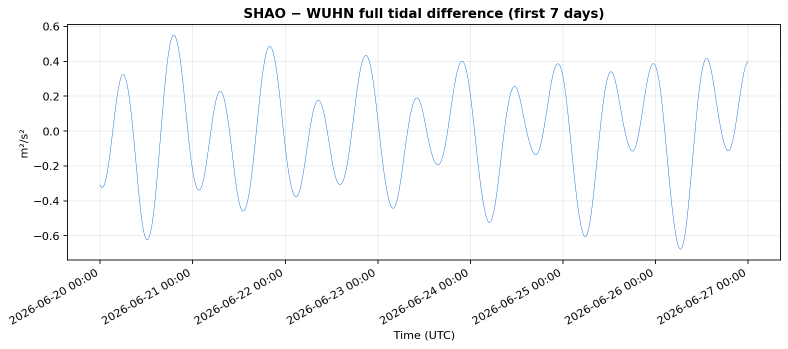
#> input picture report/fig1_timeseries_7d.png, 1576 x 698 px, found by its file name (shown at 1/2 size)
$ python make_summary_pdf.py
#> lines starting #> are read from the running program, lines starting #| are printed output that depends on the picture
# -*- coding: utf-8 -*-
"""武汉—上海远程光钟比对实验 总结报告 PDF（一页一大图，图内文字可读）"""
import matplotlib
matplotlib.use('Agg')
import matplotlib.pyplot as plt
import matplotlib.font_manager as fm
from matplotlib.backends.backend_pdf import PdfPages
from PIL import Image
import matplotlib.image as mpimg

zh = fm.FontProperties(fname='/usr/share/fonts/truetype/wqy/wqy-microhei.ttc')
plt.rcParams['axes.unicode_minus'] = False

DARKBLUE = '#1F497D'; NAVY = '#2D2D8A'; RED = '#C0504D'
GREEN = '#4E8A3D'; GRAY = '#595959'

FIGW, FIGH = 11.69, 8.27   # A4 横向英寸
PRJ = '/home/room115/gravitation-whsh/'

# 一页一大图：图按"可用宽 270mm / 可用高 165mm"等比缩放
MAXW, MAXH = 270/25.4, 165/25.4   # 英寸

def place_pic(fig, path, caption):
#> called with path = 'report/fig1_timeseries_7d.png', caption = '前 7 天总潮汐势差（专业 30 秒综合差）时域'
    im = Image.open(PRJ + path); w, h = im.size
#> in place_pic, im is the input picture: PIL image 1576x698 RGBA; mean R, G, B, A 248, 248.6, 249.2, 255
#> after `w, h = im.size`: w = 1576; h = 698
    scale = min(MAXW/w, MAXH/h)
#> scale = 0.00674
    disp_w, disp_h = w*scale, h*scale  # 英寸
#> disp_w = 10.63; disp_h = 4.71
    # 居中放置
    x = (FIGW - disp_w)/2
#> x = 0.53
    y = 1.0 + (FIGH - 2.2 - disp_h)/2  # 标题栏~1.0英寸高, 图题~0.4英寸
#> y = 1.68
    ax = fig.add_axes([x/FIGW, y/FIGH, disp_w/FIGW, disp_h/FIGH])
    ax.imshow(mpimg.imread(PRJ+path)); ax.axis('off')
    # 图题放图上方
    if caption:
        fig.text(0.5, (y+disp_h+0.12)/FIGH, caption, fontsize=12, ha='center',
                 color=DARKBLUE, fontproperties=zh)

def bar(fig, text):
    ax = fig.add_axes([0, (FIGH-0.75)/FIGH, 1, 0.75/FIGH])
    ax.set_xlim(0,1); ax.set_ylim(0,1); ax.axis('off')
    ax.add_patch(plt.Rectangle((0,0),1,1,color=DARKBLUE,transform=ax.transAxes))
    ax.text(0.03, 0.5, text, transform=ax.transAxes, fontsize=16, fontweight='bold',
            color='white', va='center', fontproperties=zh)

def figpage():
    fig = plt.figure(figsize=(FIGW, FIGH))
    return fig

# 关键图列表（一页一张）
FIGS = [
    ('report/fig1_timeseries_7d.png', '前 7 天总潮汐势差（专业 30 秒综合差）时域'),
    ('report/fig2_spectrum.png', '潮汐势差频谱（M2/S2/N2/K1/O1/P1 谱线）'),
    ('report/fig3_full_68d.png', '总潮汐势差全程（83 天）+ 日 min–max 包络 + 日平均'),
    ('report/fig4_frequency_shift.png', '钟频差 Δf/f = ΔW/c²（引力红移）'),
    ('clock/segment_analysis/batch_forest.png', '17 段幅度比 A ± u_A（森林图）：14/17 段为负'),
    ('clock/segment_analysis/batch_shared_axis.png', '逐段拍频 vs 潮汐数据（1200-s 三角窗）'),
    ('clock/correlation.png', '会话级相关性（y_i 仍 14 段，待实验方 17 段导出）'),
    ('clock/clock_tidal_shift.png', '17 组会话平均潮汐频差 Δf/f（×1e-18）'),
    ('clock/temperature/temperature_diurnal.png', '三站气温日周期轮廓（上海/武汉/合肥）'),
    ('clock/temperature/fx_b2_lock_fraction.png', '环外 10MHz 信号(FXE_B2)逐日锁定比例'),
    ('clock/temperature/fx_b4_vs_temperature.png', '超稳参考 FXE_B4 vs 温度（无耦合）'),
    ('clock/session_dff_old_vs_professional.png', '旧(HARPOS) vs 专业 海潮负荷会话潮汐频差'),
    ('clock/comparison_scatter.png', '旧 vs 专业 海潮负荷会话频差散点（corr≈0.91）'),
]

with PdfPages('/tmp/opencode/ppt_build/final_big.pdf') as pdf:
    # 封面
    fig = figpage()
    ax = fig.add_axes([0,0,1,1]); ax.axis('off')
    ax.text(0.5, 0.62, '武汉—上海远程光钟比对实验', fontsize=30, fontweight='bold',
            color=DARKBLUE, ha='center', fontproperties=zh)
    ax.text(0.5, 0.52, '引力潮汐引力红移效应分析 · 总结报告', fontsize=16, color=NAVY, ha='center', fontproperties=zh)
    ax.text(0.5, 0.44, '潮汐势差计算 · 光纤链路 · 实验数据处理', fontsize=12, color=GRAY, ha='center', fontproperties=zh)
    ax.text(0.5, 0.28, '2026 年 6 月—8 月 · 17 段无跳点实验\n1550 nm 传递链路（武汉 → 合肥 → 上海）',
            fontsize=11, color=GRAY, ha='center', fontproperties=zh, linespacing=1.8)
    pdf.savefig(fig); plt.close(fig)

    # 一页一大图
    for path, cap in FIGS:
        fig = figpage()
        bar(fig, cap.split('：')[0] if '：' in cap else cap)
        place_pic(fig, path, cap)
        pdf.savefig(fig); plt.close(fig)
#> after `pdf.savefig(fig)`:
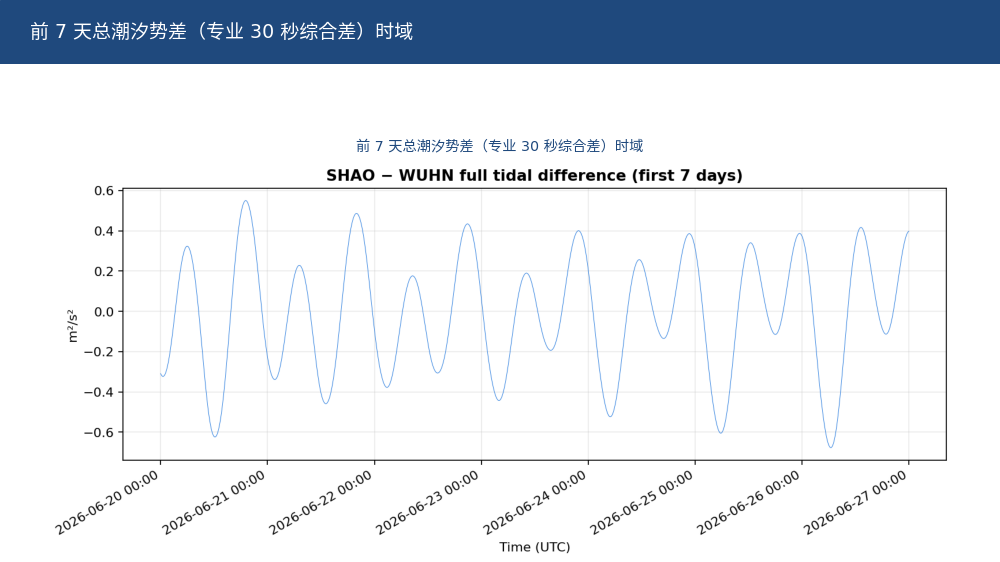
#> figure drawn by matplotlib, 2 panels
#> pass 2 of the loop `for path, cap in FIGS:`:
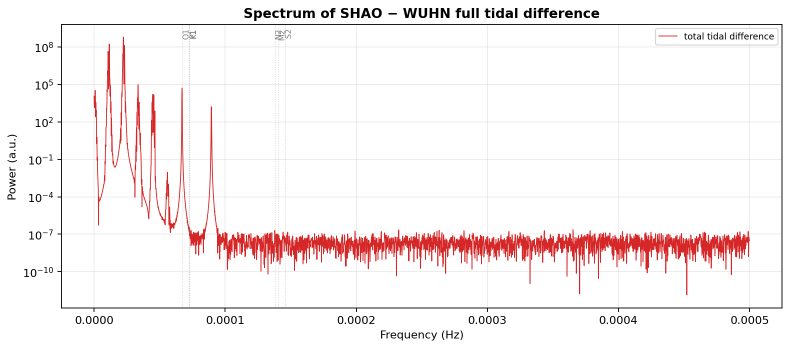
#> input picture report/fig2_spectrum.png, 1580 x 696 px, found by its file name (shown at 1/2 size)
#> in place_pic, im is the input picture: PIL image 1580x696 RGBA; mean R, G, B, A 248.4, 241.3, 241.4, 255
#> `pdf.savefig(fig)`:
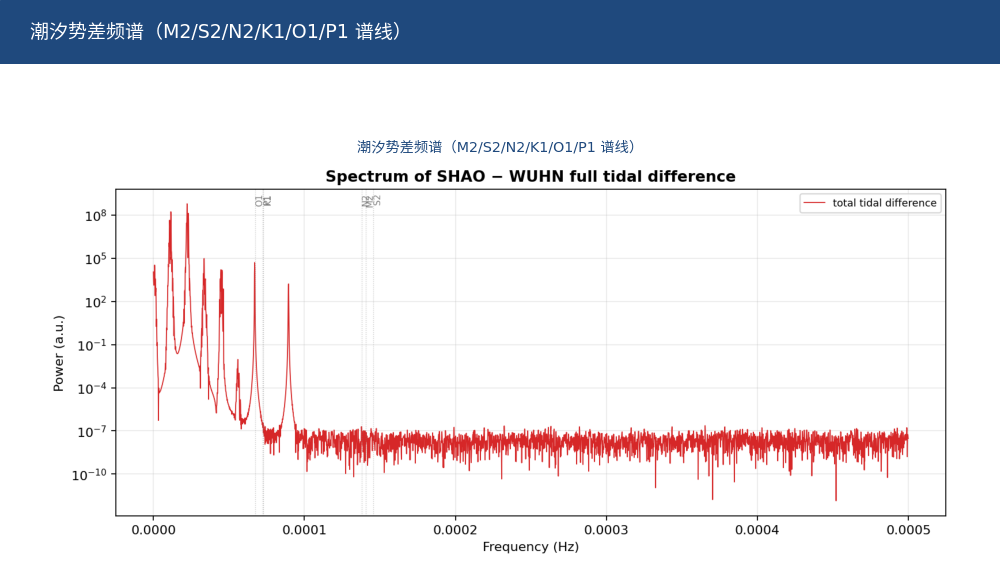
#> figure drawn by matplotlib, 2 panels
#> pass 3 of the loop `for path, cap in FIGS:`:
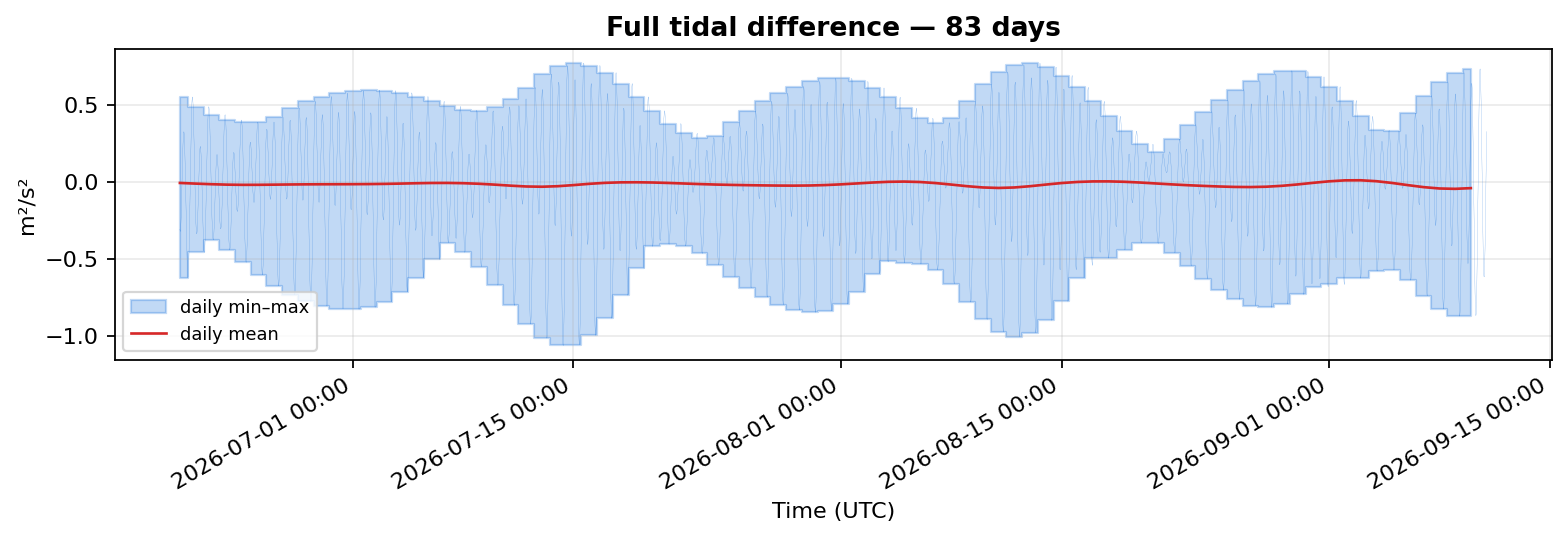
#> input picture report/fig3_full_68d.png, 1567 x 538 px, found by its file name
#> in place_pic, im is the input picture: PIL image 1567x538 RGBA; mean R, G, B, A 229.4, 236.3, 245.2, 255
#> `pdf.savefig(fig)`:
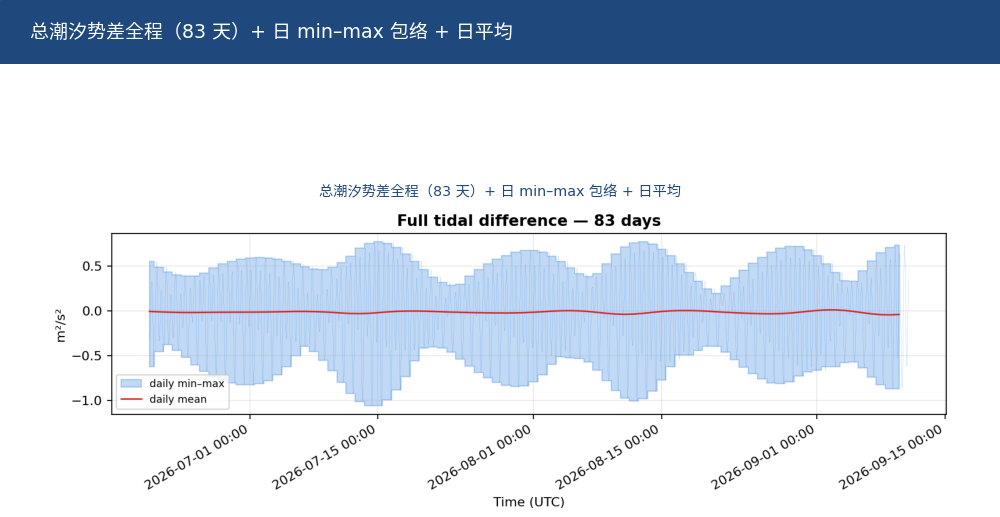
#> figure drawn by matplotlib, 2 panels
#> (the run stopped early here; a loop or call above may not have finished)
